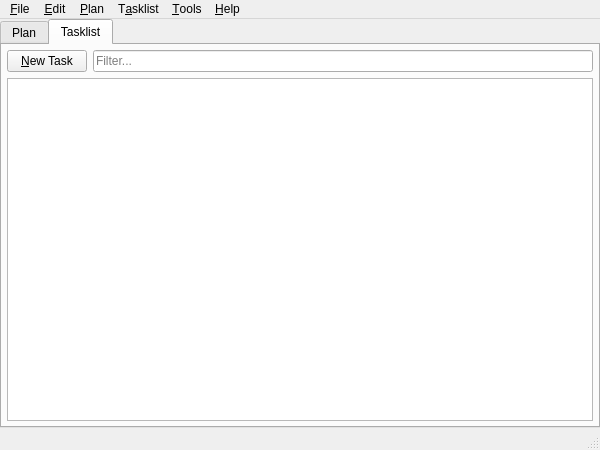
<?xml version="1.0" encoding="UTF-8"?>
<ui version="4.0">
 <class>MainWindow</class>
 <widget class="QMainWindow" name="MainWindow">
  <property name="geometry">
   <rect>
    <x>0</x>
    <y>0</y>
    <width>600</width>
    <height>450</height>
   </rect>
  </property>
  <property name="windowTitle">
   <string>LibrePlan</string>
  </property>
  <property name="windowIcon">
   <iconset>
    <normaloff>resources/icon.png</normaloff>resources/icon.png</iconset>
  </property>
  <widget class="QWidget" name="centralwidget">
   <property name="sizePolicy">
    <sizepolicy hsizetype="Expanding" vsizetype="Expanding">
     <horstretch>0</horstretch>
     <verstretch>0</verstretch>
    </sizepolicy>
   </property>
   <layout class="QVBoxLayout" name="windowLayout">
    <property name="sizeConstraint">
     <enum>QLayout::SetNoConstraint</enum>
    </property>
    <property name="leftMargin">
     <number>0</number>
    </property>
    <property name="topMargin">
     <number>0</number>
    </property>
    <property name="rightMargin">
     <number>0</number>
    </property>
    <property name="bottomMargin">
     <number>0</number>
    </property>
    <item>
     <widget class="QTabWidget" name="tabWidget">
      <property name="enabled">
       <bool>true</bool>
      </property>
      <property name="tabShape">
       <enum>QTabWidget::Rounded</enum>
      </property>
      <property name="currentIndex">
       <number>1</number>
      </property>
      <property name="elideMode">
       <enum>Qt::ElideNone</enum>
      </property>
      <widget class="QWidget" name="tab_plan">
       <attribute name="title">
        <string>Plan</string>
       </attribute>
       <layout class="QVBoxLayout" name="planLayout">
        <property name="spacing">
         <number>6</number>
        </property>
        <property name="leftMargin">
         <number>5</number>
        </property>
        <property name="topMargin">
         <number>5</number>
        </property>
        <property name="rightMargin">
         <number>5</number>
        </property>
        <property name="bottomMargin">
         <number>5</number>
        </property>
        <item>
         <layout class="QHBoxLayout" name="plan_button_layout">
          <property name="spacing">
           <number>3</number>
          </property>
          <item>
           <widget class="QPushButton" name="pushButton_start">
            <property name="text">
             <string>&amp;Start</string>
            </property>
           </widget>
          </item>
          <item>
           <widget class="QPushButton" name="pushButton_end">
            <property name="text">
             <string>&amp;Finish</string>
            </property>
           </widget>
          </item>
          <item>
           <widget class="QPushButton" name="pushButton_interrupt">
            <property name="text">
             <string>&amp;Interrupt</string>
            </property>
           </widget>
          </item>
          <item>
           <widget class="QPushButton" name="pushButton_abort">
            <property name="text">
             <string>&amp;Abort</string>
            </property>
           </widget>
          </item>
          <item>
           <spacer name="horizontalSpacer">
            <property name="orientation">
             <enum>Qt::Horizontal</enum>
            </property>
            <property name="sizeHint" stdset="0">
             <size>
              <width>40</width>
              <height>20</height>
             </size>
            </property>
           </spacer>
          </item>
         </layout>
        </item>
        <item>
         <widget class="QTableView" name="table_plan">
          <property name="selectionBehavior">
           <enum>QAbstractItemView::SelectRows</enum>
          </property>
          <attribute name="verticalHeaderVisible">
           <bool>false</bool>
          </attribute>
          <attribute name="verticalHeaderHighlightSections">
           <bool>false</bool>
          </attribute>
         </widget>
        </item>
       </layout>
      </widget>
      <widget class="QWidget" name="tab_tasklist">
       <property name="enabled">
        <bool>true</bool>
       </property>
       <attribute name="title">
        <string>Tasklist</string>
       </attribute>
       <layout class="QVBoxLayout" name="tasklistLayout">
        <property name="leftMargin">
         <number>5</number>
        </property>
        <property name="topMargin">
         <number>5</number>
        </property>
        <property name="rightMargin">
         <number>5</number>
        </property>
        <property name="bottomMargin">
         <number>5</number>
        </property>
        <item>
         <layout class="QHBoxLayout" name="horizontalLayout">
          <item>
           <widget class="QPushButton" name="pushButton_new_task">
            <property name="text">
             <string>&amp;New Task</string>
            </property>
           </widget>
          </item>
          <item>
           <widget class="QLineEdit" name="tasklist_filter">
            <property name="placeholderText">
             <string>Filter...</string>
            </property>
            <property name="clearButtonEnabled">
             <bool>true</bool>
            </property>
           </widget>
          </item>
         </layout>
        </item>
        <item>
         <widget class="QTableView" name="table_tasklist">
          <property name="selectionBehavior">
           <enum>QAbstractItemView::SelectRows</enum>
          </property>
          <property name="sortingEnabled">
           <bool>true</bool>
          </property>
          <attribute name="verticalHeaderVisible">
           <bool>false</bool>
          </attribute>
          <attribute name="verticalHeaderHighlightSections">
           <bool>false</bool>
          </attribute>
         </widget>
        </item>
       </layout>
      </widget>
     </widget>
    </item>
   </layout>
  </widget>
  <widget class="QMenuBar" name="menubar">
   <property name="geometry">
    <rect>
     <x>0</x>
     <y>0</y>
     <width>600</width>
     <height>20</height>
    </rect>
   </property>
   <widget class="QMenu" name="menuFile">
    <property name="title">
     <string>&amp;File</string>
    </property>
    <addaction name="actionNew_Plan"/>
    <addaction name="separator"/>
    <addaction name="actionImport_Plan"/>
    <addaction name="actionExport_Plan"/>
    <addaction name="separator"/>
    <addaction name="actionImport_Tasklist"/>
    <addaction name="actionExport_Tasklist"/>
    <addaction name="separator"/>
    <addaction name="actionExit"/>
   </widget>
   <widget class="QMenu" name="menuTools">
    <property name="title">
     <string>&amp;Tools</string>
    </property>
   </widget>
   <widget class="QMenu" name="menuHelp">
    <property name="title">
     <string>&amp;Help</string>
    </property>
    <addaction name="actionAbout"/>
   </widget>
   <widget class="QMenu" name="menuEdit">
    <property name="title">
     <string>&amp;Edit</string>
    </property>
   </widget>
   <widget class="QMenu" name="menuTask">
    <property name="title">
     <string>T&amp;asklist</string>
    </property>
    <addaction name="actionNew_Task"/>
    <addaction name="separator"/>
    <addaction name="actionExport_Tasks_2"/>
   </widget>
   <widget class="QMenu" name="menuActivity">
    <property name="title">
     <string>&amp;Plan</string>
    </property>
    <addaction name="actionNew_Activity"/>
    <addaction name="separator"/>
    <addaction name="actionExport_Activities"/>
   </widget>
   <addaction name="menuFile"/>
   <addaction name="menuEdit"/>
   <addaction name="menuActivity"/>
   <addaction name="menuTask"/>
   <addaction name="menuTools"/>
   <addaction name="menuHelp"/>
  </widget>
  <widget class="QStatusBar" name="statusbar"/>
  <action name="actionAbout">
   <property name="text">
    <string>&amp;About LibrePlan...</string>
   </property>
   <property name="shortcut">
    <string notr="true">F1</string>
   </property>
  </action>
  <action name="actionNew_Plan">
   <property name="text">
    <string>&amp;New Plan...</string>
   </property>
  </action>
  <action name="actionExport_Plan">
   <property name="text">
    <string>&amp;Export Plan...</string>
   </property>
  </action>
  <action name="actionImport_Plan">
   <property name="text">
    <string>&amp;Import Plan...</string>
   </property>
  </action>
  <action name="actionExit">
   <property name="text">
    <string>E&amp;xit</string>
   </property>
   <property name="shortcut">
    <string notr="true">Ctrl+Q</string>
   </property>
  </action>
  <action name="actionImport_Tasklist">
   <property name="text">
    <string>I&amp;mport Tasklist...</string>
   </property>
  </action>
  <action name="actionExport_Tasklist">
   <property name="text">
    <string>Ex&amp;port Tasklist...</string>
   </property>
  </action>
  <action name="actionNew_Task">
   <property name="text">
    <string>New Task</string>
   </property>
  </action>
  <action name="actionNew_Activity">
   <property name="text">
    <string>New Activity</string>
   </property>
  </action>
  <action name="actionExport_Activities">
   <property name="text">
    <string>Export Activities...</string>
   </property>
  </action>
  <action name="actionExport_Tasks_2">
   <property name="text">
    <string>Export Tasks...</string>
   </property>
  </action>
 </widget>
 <resources/>
 <connections/>
</ui>
